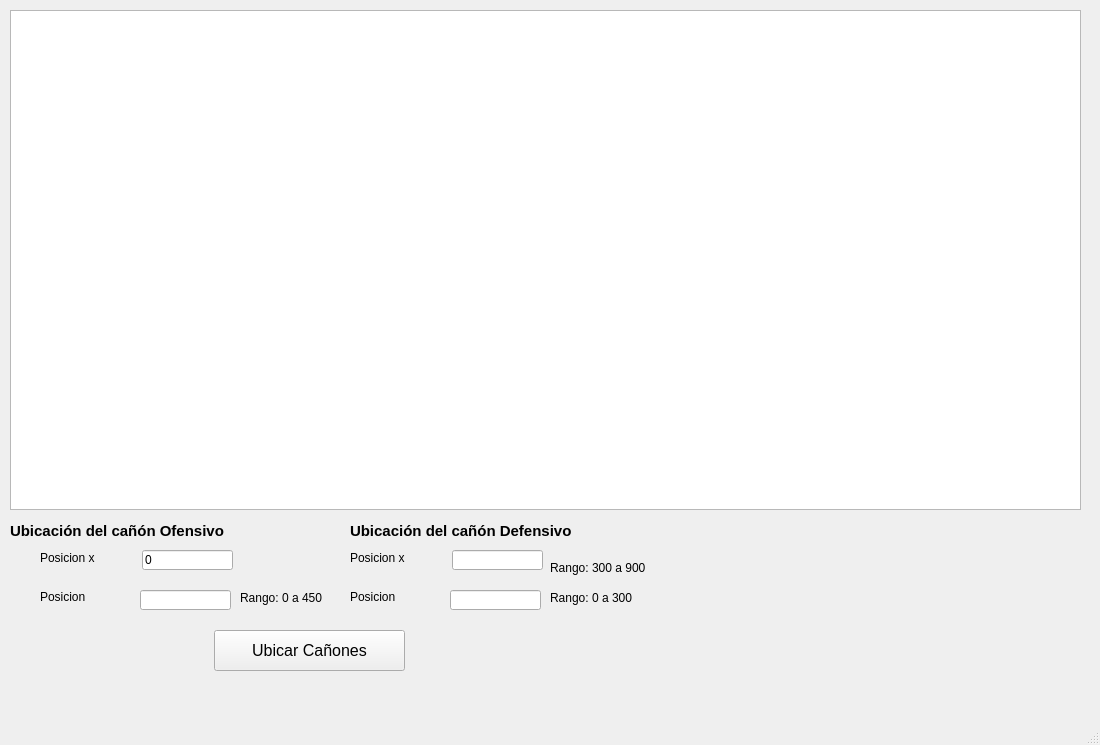
<?xml version="1.0" encoding="UTF-8"?>
<ui version="4.0">
 <class>MainWindow</class>
 <widget class="QMainWindow" name="MainWindow">
  <property name="geometry">
   <rect>
    <x>0</x>
    <y>0</y>
    <width>1100</width>
    <height>745</height>
   </rect>
  </property>
  <property name="windowTitle">
   <string>MainWindow</string>
  </property>
  <widget class="QWidget" name="centralwidget">
   <widget class="QGraphicsView" name="graphicsView">
    <property name="geometry">
     <rect>
      <x>10</x>
      <y>10</y>
      <width>1071</width>
      <height>500</height>
     </rect>
    </property>
   </widget>
   <widget class="QLabel" name="label">
    <property name="geometry">
     <rect>
      <x>40</x>
      <y>550</y>
      <width>61</width>
      <height>16</height>
     </rect>
    </property>
    <property name="text">
     <string>Posicion x</string>
    </property>
   </widget>
   <widget class="QLineEdit" name="LE_PosxO">
    <property name="geometry">
     <rect>
      <x>142</x>
      <y>550</y>
      <width>91</width>
      <height>20</height>
     </rect>
    </property>
    <property name="text">
     <string>0</string>
    </property>
    <property name="readOnly">
     <bool>true</bool>
    </property>
   </widget>
   <widget class="QPushButton" name="btnSimular">
    <property name="geometry">
     <rect>
      <x>214</x>
      <y>630</y>
      <width>191</width>
      <height>41</height>
     </rect>
    </property>
    <property name="font">
     <font>
      <pointsize>12</pointsize>
     </font>
    </property>
    <property name="text">
     <string>Ubicar Cañones</string>
    </property>
   </widget>
   <widget class="QLineEdit" name="LE_PosyO">
    <property name="geometry">
     <rect>
      <x>140</x>
      <y>590</y>
      <width>91</width>
      <height>20</height>
     </rect>
    </property>
   </widget>
   <widget class="QLabel" name="label_2">
    <property name="geometry">
     <rect>
      <x>40</x>
      <y>590</y>
      <width>47</width>
      <height>13</height>
     </rect>
    </property>
    <property name="text">
     <string>Posicion y</string>
    </property>
   </widget>
   <widget class="QLabel" name="label_5">
    <property name="geometry">
     <rect>
      <x>10</x>
      <y>520</y>
      <width>261</width>
      <height>21</height>
     </rect>
    </property>
    <property name="font">
     <font>
      <pointsize>11</pointsize>
      <weight>75</weight>
      <bold>true</bold>
     </font>
    </property>
    <property name="text">
     <string>Ubicación del cañón Ofensivo</string>
    </property>
   </widget>
   <widget class="QLabel" name="label_6">
    <property name="geometry">
     <rect>
      <x>350</x>
      <y>520</y>
      <width>261</width>
      <height>21</height>
     </rect>
    </property>
    <property name="font">
     <font>
      <pointsize>11</pointsize>
      <weight>75</weight>
      <bold>true</bold>
     </font>
    </property>
    <property name="text">
     <string>Ubicación del cañón Defensivo</string>
    </property>
   </widget>
   <widget class="QLabel" name="label_7">
    <property name="geometry">
     <rect>
      <x>590</x>
      <y>510</y>
      <width>31</width>
      <height>51</height>
     </rect>
    </property>
    <property name="text">
     <string/>
    </property>
    <property name="pixmap">
     <pixmap resource="recursos/recursos.qrc">:/escudoO.png</pixmap>
    </property>
   </widget>
   <widget class="QLabel" name="label_8">
    <property name="geometry">
     <rect>
      <x>240</x>
      <y>510</y>
      <width>31</width>
      <height>41</height>
     </rect>
    </property>
    <property name="text">
     <string/>
    </property>
    <property name="pixmap">
     <pixmap resource="recursos/recursos.qrc">:/escudoOO.png</pixmap>
    </property>
   </widget>
   <widget class="QLineEdit" name="LE_PosyD">
    <property name="geometry">
     <rect>
      <x>450</x>
      <y>590</y>
      <width>91</width>
      <height>20</height>
     </rect>
    </property>
   </widget>
   <widget class="QLabel" name="label_3">
    <property name="geometry">
     <rect>
      <x>350</x>
      <y>550</y>
      <width>61</width>
      <height>16</height>
     </rect>
    </property>
    <property name="text">
     <string>Posicion x</string>
    </property>
   </widget>
   <widget class="QLineEdit" name="LE_PosxD">
    <property name="geometry">
     <rect>
      <x>452</x>
      <y>550</y>
      <width>91</width>
      <height>20</height>
     </rect>
    </property>
    <property name="text">
     <string/>
    </property>
    <property name="readOnly">
     <bool>false</bool>
    </property>
   </widget>
   <widget class="QLabel" name="label_4">
    <property name="geometry">
     <rect>
      <x>350</x>
      <y>590</y>
      <width>47</width>
      <height>13</height>
     </rect>
    </property>
    <property name="text">
     <string>Posicion y</string>
    </property>
   </widget>
   <widget class="QLabel" name="label_9">
    <property name="geometry">
     <rect>
      <x>550</x>
      <y>560</y>
      <width>101</width>
      <height>16</height>
     </rect>
    </property>
    <property name="text">
     <string>Rango: 300 a 900</string>
    </property>
   </widget>
   <widget class="QLabel" name="label_10">
    <property name="geometry">
     <rect>
      <x>240</x>
      <y>590</y>
      <width>101</width>
      <height>16</height>
     </rect>
    </property>
    <property name="text">
     <string>Rango: 0 a 450</string>
    </property>
   </widget>
   <widget class="QLabel" name="label_11">
    <property name="geometry">
     <rect>
      <x>550</x>
      <y>590</y>
      <width>101</width>
      <height>16</height>
     </rect>
    </property>
    <property name="text">
     <string>Rango: 0 a 300</string>
    </property>
   </widget>
  </widget>
  <widget class="QMenuBar" name="menubar">
   <property name="geometry">
    <rect>
     <x>0</x>
     <y>0</y>
     <width>1100</width>
     <height>21</height>
    </rect>
   </property>
  </widget>
  <widget class="QStatusBar" name="statusbar"/>
 </widget>
 <resources>
  <include location="recursos/recursos.qrc"/>
 </resources>
 <connections/>
</ui>
